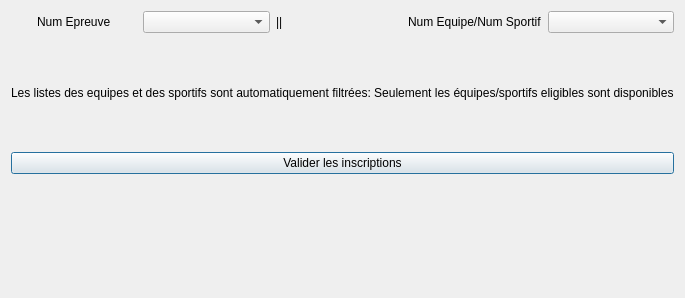
<?xml version="1.0" encoding="UTF-8"?>
<ui version="4.0">
 <class>fct_part_3_1</class>
 <widget class="QDialog" name="fct_part_3_1">
  <property name="geometry">
   <rect>
    <x>0</x>
    <y>0</y>
    <width>646</width>
    <height>298</height>
   </rect>
  </property>
  <property name="windowTitle">
   <string>Inscription dans une épreuve</string>
  </property>
  <property name="windowIcon">
   <iconset>
    <normaloff>../../../../../../../342px-Olympic_rings_without_rims.svg.png</normaloff>../../../../../../../342px-Olympic_rings_without_rims.svg.png</iconset>
  </property>
  <layout class="QVBoxLayout" name="verticalLayout">
   <item>
    <layout class="QHBoxLayout" name="horizontalLayout">
     <item alignment="Qt::AlignHCenter">
      <widget class="QLabel" name="label">
       <property name="text">
        <string>Num Epreuve</string>
       </property>
      </widget>
     </item>
     <item>
      <widget class="QComboBox" name="comboBox_part_3_1_numEp"/>
     </item>
     <item>
      <widget class="QLabel" name="label_5">
       <property name="text">
        <string>||</string>
       </property>
      </widget>
     </item>
     <item>
      <widget class="QLabel" name="label_4">
       <property name="text">
        <string>Num Equipe/Num Sportif</string>
       </property>
      </widget>
     </item>
     <item>
      <widget class="QComboBox" name="comboBox_part_3_1_numSpEq"/>
     </item>
    </layout>
   </item>
   <item>
    <widget class="QLabel" name="label_2">
     <property name="text">
      <string>Les listes des equipes et des sportifs sont automatiquement filtrées: Seulement les équipes/sportifs eligibles sont disponibles</string>
     </property>
    </widget>
   </item>
   <item>
    <widget class="QPushButton" name="pushButton">
     <property name="text">
      <string>Valider les inscriptions</string>
     </property>
    </widget>
   </item>
   <item>
    <widget class="QLabel" name="label_part_3_1">
     <property name="text">
      <string/>
     </property>
     <property name="alignment">
      <set>Qt::AlignCenter</set>
     </property>
    </widget>
   </item>
  </layout>
 </widget>
 <resources/>
 <connections>
  <connection>
   <sender>comboBox_part_3_1_numEp</sender>
   <signal>currentTextChanged(QString)</signal>
   <receiver>fct_part_3_1</receiver>
   <slot>initialiser_participants()</slot>
   <hints>
    <hint type="sourcelabel">
     <x>206</x>
     <y>35</y>
    </hint>
    <hint type="destinationlabel">
     <x>278</x>
     <y>10</y>
    </hint>
   </hints>
  </connection>
  <connection>
   <sender>pushButton</sender>
   <signal>clicked()</signal>
   <receiver>fct_part_3_1</receiver>
   <slot>refreshResult()</slot>
   <hints>
    <hint type="sourcelabel">
     <x>379</x>
     <y>79</y>
    </hint>
    <hint type="destinationlabel">
     <x>635</x>
     <y>99</y>
    </hint>
   </hints>
  </connection>
 </connections>
 <slots>
  <slot>initialiserInscrits()</slot>
  <slot>insertResult()</slot>
  <slot>initialiser_participants()</slot>
  <slot>refreshResult()</slot>
 </slots>
</ui>
